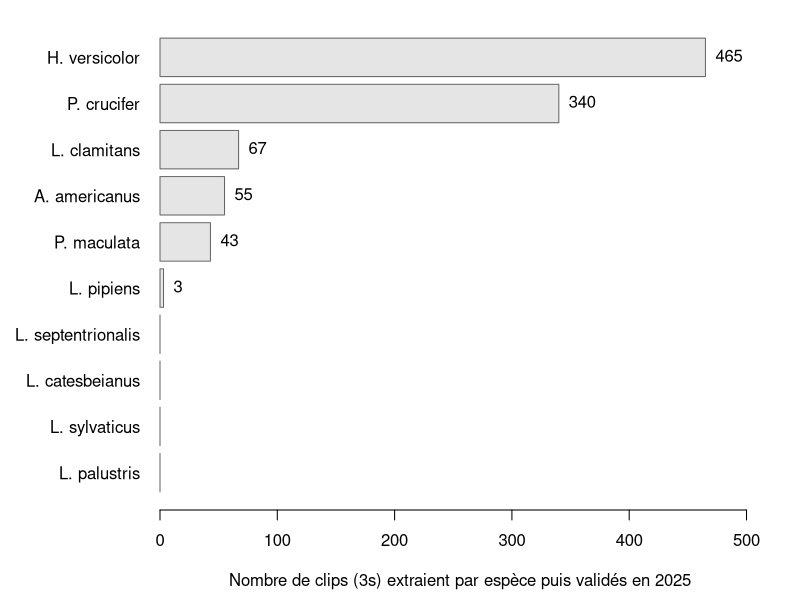
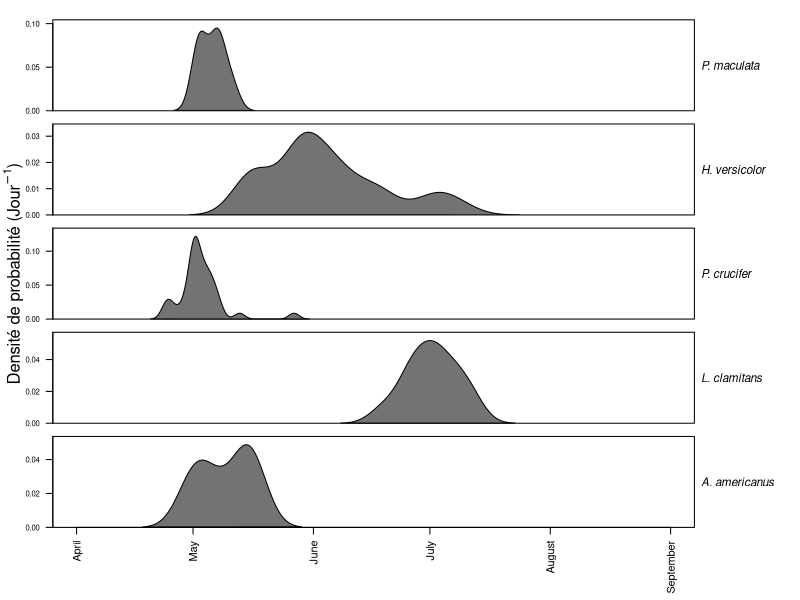

Source code (R) for these figures, in order:
###################################################################
# Script R rapport 3 R875.1
# Auteur : Robin Besançon
# Objectif : exploration des données d'audiomoths pour 2025
###################################################################

library("xtable")

setwd("/home/robes1/CONTRAT_ULAVAL/R8751/output/csv_validation_birdnet")

inv_wav25 <- read.csv("inventaire_wav_2025.csv")

bilan_wav <- data.frame(
  site=levels(factor(inv_wav25$site)),
  first=as.Date(tapply(inv_wav25$date, inv_wav25$site,min), origin="1970-01-01"),
  last=as.Date(tapply(inv_wav25$date, inv_wav25$site, max), origin="1970-01-01"),
  n_wav= tapply(inv_wav25$fichier, inv_wav25$site, length),
  n_jour=tapply(inv_wav25$date, inv_wav25$site, function (x) length(unique(x))),
  n_bug= tapply(inv_wav25$taille_octets, inv_wav25$site, function(x) sum(x < 17280488))
  
)

bilan_wav$first <- format(bilan_wav$first, "%Y-%m-%d")

bilan_wav$last <- format(bilan_wav$last,  "%Y-%m-%d")

#print(xtable(bilan_wav, align = "llccrrr",
#      caption = "Effort d'enregistrement par site, saison 2025."),
#include.rownames = FALSE, booktabs = TRUE,
#caption.placement = "top")


table_birdnet_2025 <- rbind(
  read.csv("validation_birdnet_2025.csv"),
  read.csv("validation_mod9_2025.csv"))

# Renommage des espèces
table_birdnet_2025$species <- factor(table_birdnet_2025$species,
                                     levels = c("Striped Chorus Frog","Gray Treefrog","Spring Peeper", "Pickerel Frog", "Wood Frog", "Green Frog",
                                                "American Toad", "American Bullfrog", "PIPIENS", "SEPTENTRIONALIS"),
                                     labels = c("P. maculata","H. versicolor", "P. crucifer", "L. palustris", "L. sylvaticus", "L. clamitans",
                                                "A. americanus", "L. catesbeianus", "L. pipiens", "L. septentrionalis"))


table_birdnet_2025$site <- factor(table_birdnet_2025$site, levels = c("T01", 
                                                                      "T20",
                                                                      "T41_N1",
                                                                      "T42_N2",
                                                                      "T42_N3",
                                                                      "T42_S2",
                                                                      "T42_S3",
                                                                      "T47_1",
                                                                      "T47_2",
                                                                      "T47_3",
                                                                      "T48",
                                                                      "T49_1",
                                                                      "T49_2",
                                                                      "T52",
                                                                      "T57",
                                                                      "T65"))

resume_detect <- aggregate(val ~ species + site + date + time, 
                           data = table_birdnet_2025, 
                           FUN = function(x) as.integer(sum(x > 0)))

select_resume_detect <- resume_detect[resume_detect$val > 0,]

table_detect <- table(select_resume_detect$species, select_resume_detect$site)

data_detect <- as.data.frame.matrix(t(table_detect))

data_detect$site <- row.names(data_detect)


data_detect[] <- lapply(data_detect, function(x) ifelse(x==0, "-",as.character(x)))

data_detect <- data_detect[c("site",setdiff(names(data_detect),"site"))]

data_detect <- data_detect[,!names(data_detect) %in% c("L. sylvaticus",
                                                       "L. palustris",
                                                       "L. catesbeianus",
                                                       "L. septentrionalis")]


print(xtable(data_detect), booktabs = TRUE, include.rownames = FALSE)






tab_dataframe_birdnet_2025 <- as.data.frame(xtabs(val~site+species, data = table_birdnet_2025))




barplot1 <- tapply(tab_dataframe_birdnet_2025$Freq, tab_dataframe_birdnet_2025$species, sum)

barplot2 <- data.frame(species = names(barplot1),
                       clips = as.vector(barplot1))

barplot3 <- barplot2[order(barplot2$clips), ]

par(mar = c(4.5, 8, 1, 2))

occ_clips <- barplot(barplot3$clips, names.arg = barplot3$species, horiz = TRUE, las = 1,
        col = "grey90", border = "grey40",
        xlim = c(0,max(barplot3$clips) * 1.1),
        xlab = "Nombre de clips (3s) extraient par espèce puis validés en 2025")

text(barplot3$clips, occ_clips, labels = ifelse(barplot3$clips == 0, "", barplot3$clips), pos = 4, cex = 1, )


# Figure de densité de probabilité

# On sélectionne les déctions par fichier pour chaque espèce
pheno25 <- unique(table_birdnet_2025[table_birdnet_2025$val==1, c("site","date","time","species")])
levels(pheno25$species)
# Conversion en date
pheno25$date <- as.Date(pheno25$date)

png("/home/robes1/CONTRAT_ULAVAL/R8751/output/graphique/resultats/suivi_petite_faune_2025/pheno_25.png", 
    width = 8, height = 5, units = "in", res = 600)

# Panneau pour les graphiques
par(mfrow = c(5,1), mar = c(0.5, 4, 0.5, 8), oma = c(5, 0, 1, 0))
# Spécifier les bornes inf et sup des dates au format numérique
xlim <- as.numeric(as.Date(c("2025-04-01","2025-09-01")))
# objet à appeler à la fin pour spécifier les étiquettes en abscisse
xnames <- seq(as.Date("2025-04-01"), as.Date("2025-09-01"), by = "month")

# Courbe P. maculata
maculata <- density(as.numeric(pheno25$date[pheno25$species=="P. maculata"]))
plot(NA, 
     xlim = xlim, 
     ylim=c(0, max(maculata$y)*1.1),
     xaxt = "n",
     yaxt ="n",
     xlab="", 
     ylab="",
     yaxs = "i")
polygon(maculata,
        col = "grey45",
        border = "black",
        lwd=1)
axis(2, pretty(c(0, max(maculata$y)), 3), 
     cex.axis = 0.7, 
     las = 1)
mtext("P. maculata",
      side = 4,
      las = 1, 
      line = 0.5, 
      font = 3, 
      cex = 0.7)

# Courbe H. versicolor
versi <- density(as.numeric(pheno25$date[pheno25$species=="H. versicolor"]))
plot(NA, 
     xlim = xlim, 
     ylim=c(0, max(versi$y)*1.1),
     xaxt = "n",
     yaxt ="n",
     xlab="", 
     ylab="",
     yaxs = "i")
polygon(versi,
        col = "grey45",
        border = "black",
        lwd=1)
axis(2, pretty(c(0, max(versi$y)), 3), 
     cex.axis = 0.7, 
     las = 1)
mtext("H. versicolor",
      side = 4,
      las = 1, 
      line = 0.5, 
      font = 3, 
      cex = 0.7)

# Courbe P. crucifer
cruci <- density(as.numeric(pheno25$date[pheno25$species=="P. crucifer"]))
plot(NA, 
     xlim = xlim, 
     ylim=c(0, max(cruci$y)*1.1),
     xaxt = "n",
     yaxt ="n",
     xlab="", 
     ylab="",
     yaxs = "i")
polygon(cruci,
        col = "grey45",
        border = "black",
        lwd=1)
axis(2, pretty(c(0, max(cruci$y)), 3), 
     cex.axis = 0.7, 
     las = 1)
mtext("P. crucifer",
      side = 4,
      las = 1, 
      line = 0.5, 
      font = 3, 
      cex = 0.7)

# Courbe L. clamitans
clami <- density(as.numeric(pheno25$date[pheno25$species=="L. clamitans"]))
plot(NA, 
     xlim = xlim, 
     ylim=c(0, max(clami$y)*1.1),
     xaxt = "n",
     yaxt ="n",
     xlab="", 
     ylab="",
     yaxs = "i")
polygon(clami,
        col = "grey45",
        border = "black",
        lwd=1)
axis(2, pretty(c(0, max(clami$y)), 3), 
     cex.axis = 0.7, 
     las = 1)
mtext("L. clamitans",
      side = 4,
      las = 1, 
      line = 0.5, 
      font = 3, 
      cex = 0.7)

# Courbe A. americanus
america <- density(as.numeric(pheno25$date[pheno25$species=="A. americanus"]))
plot(NA, 
     xlim = xlim, 
     ylim=c(0, max(america$y)*1.1),
     xaxt = "n",
     yaxt ="n",
     xlab="", 
     ylab="",
     yaxs = "i")
polygon(america,
        col = "grey45",
        border = "black",
        lwd=1)
axis(2, pretty(c(0, max(america$y)), 3), 
     cex.axis = 0.7, 
     las = 1)
mtext("A. americanus",
      side = 4,
      las = 1, 
      line = 0.5, 
      font = 3, 
      cex = 0.7)

axis(1, as.numeric(xnames), format(xnames, "%B"), las = 2)

mtext(expression("Densité de probabilité (Jour"^{-1}*")"), side=2, outer = TRUE, line=-2)


dev.off()
